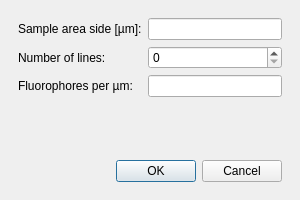
<?xml version="1.0" encoding="UTF-8"?>
<ui version="4.0">
 <class>Dialog</class>
 <widget class="QDialog" name="Dialog">
  <property name="geometry">
   <rect>
    <x>0</x>
    <y>0</y>
    <width>300</width>
    <height>200</height>
   </rect>
  </property>
  <property name="sizePolicy">
   <sizepolicy hsizetype="Fixed" vsizetype="Fixed">
    <horstretch>0</horstretch>
    <verstretch>0</verstretch>
   </sizepolicy>
  </property>
  <property name="minimumSize">
   <size>
    <width>300</width>
    <height>200</height>
   </size>
  </property>
  <property name="maximumSize">
   <size>
    <width>300</width>
    <height>200</height>
   </size>
  </property>
  <property name="windowTitle">
   <string>Generate Lines</string>
  </property>
  <layout class="QVBoxLayout" name="verticalLayout" stretch="0,0">
   <property name="spacing">
    <number>12</number>
   </property>
   <property name="leftMargin">
    <number>18</number>
   </property>
   <property name="topMargin">
    <number>18</number>
   </property>
   <property name="rightMargin">
    <number>18</number>
   </property>
   <property name="bottomMargin">
    <number>18</number>
   </property>
   <item>
    <layout class="QVBoxLayout" name="verticalLayout_3" stretch="0">
     <property name="spacing">
      <number>18</number>
     </property>
     <item>
      <layout class="QFormLayout" name="formLayout">
       <property name="horizontalSpacing">
        <number>6</number>
       </property>
       <property name="verticalSpacing">
        <number>6</number>
       </property>
       <item row="0" column="0">
        <widget class="QLabel" name="lblAreaSide">
         <property name="text">
          <string>Sample area side [µm]:</string>
         </property>
        </widget>
       </item>
       <item row="2" column="0">
        <widget class="QLabel" name="lblFluorophores">
         <property name="text">
          <string>Fluorophores per µm:</string>
         </property>
        </widget>
       </item>
       <item row="2" column="1">
        <widget class="FreeFloatBox" name="editFluorophores"/>
       </item>
       <item row="0" column="1">
        <widget class="FreeFloatBox" name="editAreaSide"/>
       </item>
       <item row="1" column="0">
        <widget class="QLabel" name="lblNumLines">
         <property name="text">
          <string>Number of lines:</string>
         </property>
        </widget>
       </item>
       <item row="1" column="1">
        <widget class="QSpinBox" name="editNumLines">
         <property name="maximum">
          <number>100000000</number>
         </property>
        </widget>
       </item>
      </layout>
     </item>
    </layout>
   </item>
   <item>
    <widget class="QDialogButtonBox" name="buttonBox">
     <property name="orientation">
      <enum>Qt::Horizontal</enum>
     </property>
     <property name="standardButtons">
      <set>QDialogButtonBox::Cancel|QDialogButtonBox::Ok</set>
     </property>
     <property name="centerButtons">
      <bool>false</bool>
     </property>
    </widget>
   </item>
  </layout>
 </widget>
 <customwidgets>
  <customwidget>
   <class>FreeFloatBox</class>
   <extends>QLineEdit</extends>
   <header>frcpredict.ui</header>
  </customwidget>
 </customwidgets>
 <tabstops>
  <tabstop>editAreaSide</tabstop>
  <tabstop>editNumLines</tabstop>
  <tabstop>editFluorophores</tabstop>
 </tabstops>
 <resources/>
 <connections>
  <connection>
   <sender>buttonBox</sender>
   <signal>accepted()</signal>
   <receiver>Dialog</receiver>
   <slot>accept()</slot>
   <hints>
    <hint type="sourcelabel">
     <x>248</x>
     <y>254</y>
    </hint>
    <hint type="destinationlabel">
     <x>157</x>
     <y>274</y>
    </hint>
   </hints>
  </connection>
  <connection>
   <sender>buttonBox</sender>
   <signal>rejected()</signal>
   <receiver>Dialog</receiver>
   <slot>reject()</slot>
   <hints>
    <hint type="sourcelabel">
     <x>316</x>
     <y>260</y>
    </hint>
    <hint type="destinationlabel">
     <x>286</x>
     <y>274</y>
    </hint>
   </hints>
  </connection>
 </connections>
</ui>
